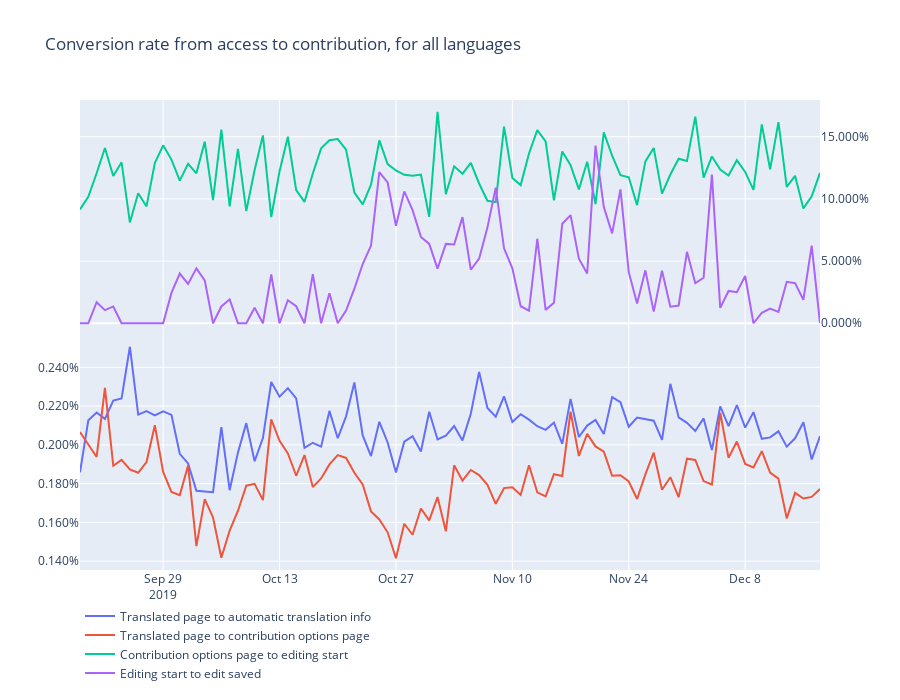

The notebook cell saved with this chart:
### Code cell
data = [{'x': el_funnel.index,
    'y': el_funnel[col],
    'name': col
    }  for col in ['Translated page to automatic translation info', 'Translated page to contribution options page']]
data = data + [{'x': el_funnel.index,
    'y': el_funnel[col],
    'name': col,
    'xaxis': 'x2',
    'yaxis': 'y2'
    }  for col in ['Contribution options page to editing start', 'Editing start to edit saved']]
fig = {
    'data': data,
    'layout': {
        'height': 700,
        'xaxis': {'showticklabels': False},
        'yaxis': {'tickformat': ',.3%', 'domain': [0, 0.5]},
        'yaxis2': {'tickformat': ',.3%', 'domain': [0.5, 1], 'side': 'right'}, 
        'title': {'text': 'Conversion rate from access to contribution, for all languages'},
        'legend': {'x': 0, 'y': -0.25},
        'hoverlabel': {'namelength' : -1}
    }
}
plotly.offline.iplot(fig)
